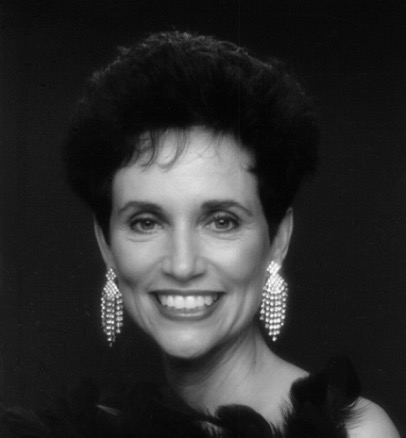
#> input picture 5-大三上/数字图像处理/exp.2/assert/woman.png, 406 x 438 px, found by its file name
$ python light_dim.py
#> lines starting #> are read from the running program, lines starting #| are printed output that depends on the picture
import cv2
import numpy as np

if __name__ == "__main__":
    ori = cv2.imread("./assert/woman.png", 0)
#> ori is the input picture: shape (438, 406); min 2, max 254, mean 45.7
    light = cv2.add(ori, 80)
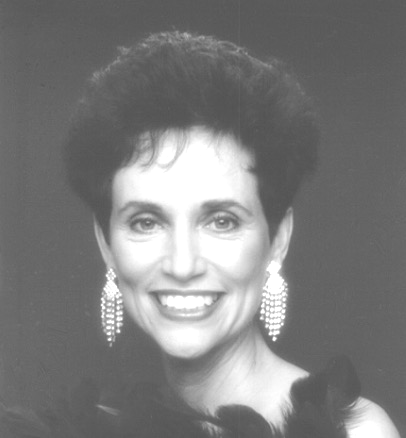
#> light: shape (438, 406); min 82, max 255, mean 124.8
    dim = cv2.subtract(ori, 80)
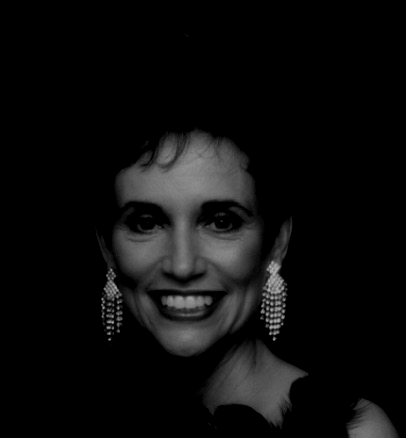
#> dim: shape (438, 406); min 0, max 174, mean 13.2
    cv2.imshow("light", light)
    cv2.imwrite("./output/light.jpg", light)
    cv2.imshow("dim", dim)
    cv2.imwrite("./output/dim.jpg", dim)
    k = cv2.waitKey(0)
#> (key Esc is pressed here)
    cv2.destroyAllWindows()

$ run again, with 5-大三上/数字图像处理/exp.2/assert/flower2.jpg saved as 5-大三上/数字图像处理/exp.2/assert/woman.png
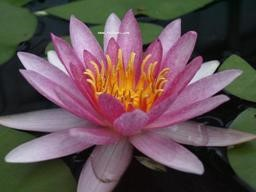
#> input picture 5-大三上/数字图像处理/exp.2/assert/flower2.jpg, 256 x 192 px, found by its file name
#> `light = cv2.add(ori, 80)`:
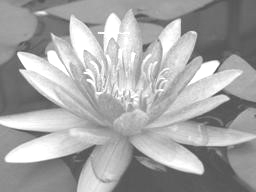
#> light: shape (192, 256); min 80, max 255, mean 165.9
#> `dim = cv2.subtract(ori, 80)`:
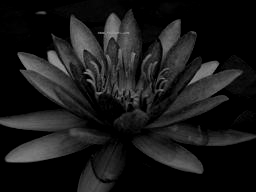
#> dim: shape (192, 256); min 0, max 151, mean 25
